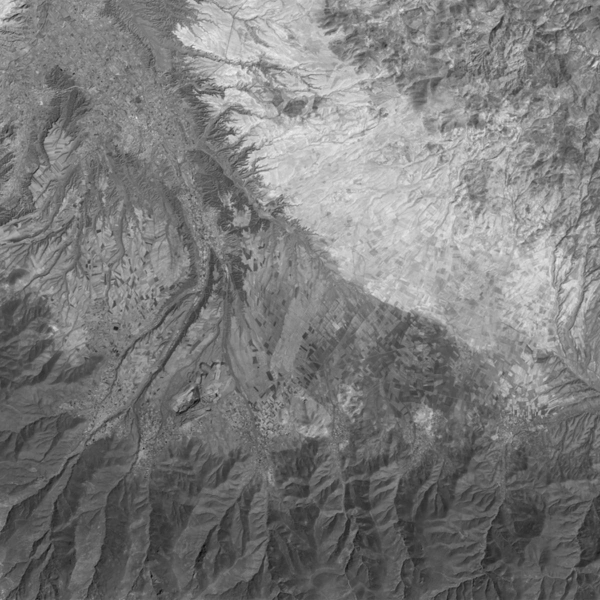
#> input picture data/Andasol_09051987.jpg, 1200 x 1200 px (shown at 1/2 size)
$ python PCAKmeans.py
#> lines starting #> are read from the running program, lines starting #| are printed output that depends on the picture; after the words box and inside, x2 and y2 are one past the last pixel; in counts of white or black regions, pixels touching at a corner belong together
import cv2
import numpy as np
import time
from sklearn.cluster import KMeans
from sklearn.decomposition import PCA
from collections import Counter
from imageio import imread, imwrite
from PIL import Image

def find_vector_set(diff_image, new_size):

    i = 0
    j = 0
    vector_set = np.zeros((int(new_size[0] * new_size[1] / 25), 25))

    print('\nvector_set shape',vector_set.shape)

    while i < vector_set.shape[0]:
        while j < new_size[0]:
            k = 0
            while k < new_size[1]:
                block   = diff_image[j:j+5, k:k+5]
                feature = block.ravel()
                vector_set[i, :] = feature
                k = k + 5
            j = j + 5
        i = i + 1


    mean_vec   = np.mean(vector_set, axis = 0)
    vector_set = vector_set - mean_vec

    return vector_set, mean_vec


def find_FVS(EVS, diff_image, mean_vec, new):

    i = 2
    feature_vector_set = []

    while i < new[0] - 2:
        j = 2
        while j < new[1] - 2:
            block = diff_image[i-2:i+3, j-2:j+3]
            feature = block.flatten()
            feature_vector_set.append(feature)
            j = j+1
        i = i+1

    FVS = np.dot(feature_vector_set, EVS)
    FVS = FVS - mean_vec
    print("\nfeature vector space size",FVS.shape)
    return FVS

def clustering(FVS, components, new):

    kmeans = KMeans(components, verbose = 0)
    kmeans.fit(FVS)
    output = kmeans.predict(FVS)
    count  = Counter(output)

    least_index = min(count, key = count.get)
    change_map  = np.reshape(output,(new[0] - 4, new[1] - 4))

    return least_index, change_map


def find_PCAKmeans(imagepath1, imagepath2):

#> called with imagepath1 = 'data/Andasol_09051987.jpg', imagepath2 = 'data/Andasol_09122013.jpg'
    print('[INFO]Operating')
    current_time = time.strftime('%Y%m%d-%H%M%S')

    image1 = imread(imagepath1)
#> image1 is the input picture: shape (1200, 1200); min 5, max 247, mean 122.8
    image2 = imread(imagepath2)
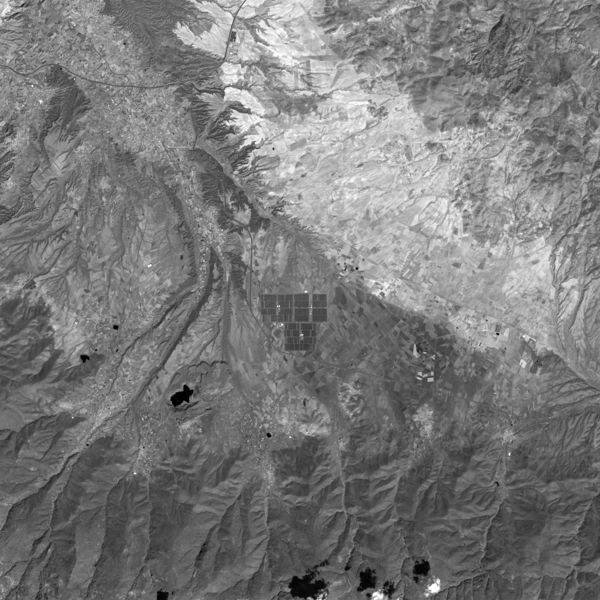
#> input picture data/Andasol_09122013.jpg, 1200 x 1200 px (shown at 1/2 size)
#> image2 is the input picture: shape (1200, 1200); min 0, max 255, mean 121.2
    print(image1.shape,image2.shape)
#| (1200, 1200) (1200, 1200)
    new_size = np.asarray(image1.shape) / 5
#> new_size = [240, 240]
    new_size = new_size.astype(int) * 5
#> new_size = [1200, 1200]
    image1 = np.array(Image.fromarray(image1).resize(new_size)).astype(np.int16)
    image2 = np.array(Image.fromarray(image2).resize(new_size)).astype(np.int16)

    diff_image = abs(image1 - image2)
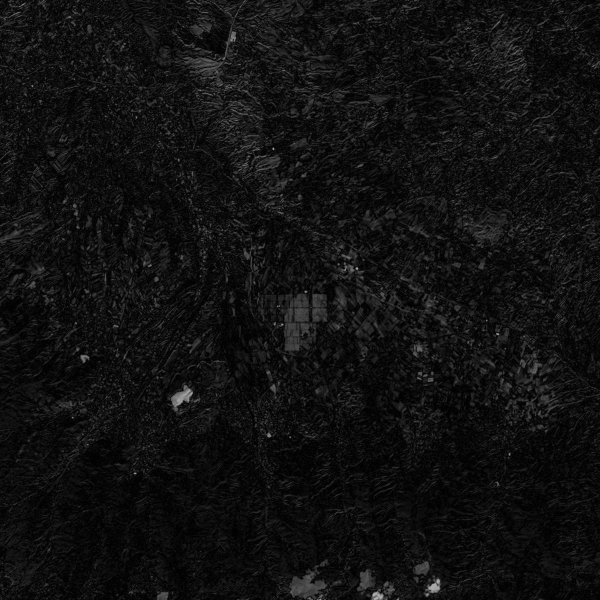
#> diff_image: shape (1200, 1200) int16 (shown at 1/2 size); min 0, max 194, mean 16.7
    imwrite('output/diff_{}.jpg'.format(current_time), diff_image)
    print('\n[INFO]Both images resized to ',new_size)
#| [INFO]Both images resized to  [1200 1200]

    vector_set, mean_vec = find_vector_set(diff_image, new_size)
#| vector_set shape (57600, 25)
#> after the loop in find_vector_set, `while i < vector_set.shape[0]:`: i = 57600; j = 1200
#> in find_vector_set, `mean_vec   = np.mean(vector_set, axis = 0)`: mean_vec = 25 values, max 0.000122 at index 0, min 0 at index 7, mean 4.65e-05

    pca     = PCA()
    pca.fit(vector_set)
    EVS = pca.components_

    FVS     = find_FVS(EVS, diff_image, mean_vec, new_size)
#> after the loop in find_FVS, `while i < new[0] - 2:`: feature_vector_set = 1430416 items; i = 1198
#| feature vector space size (1430416, 25)
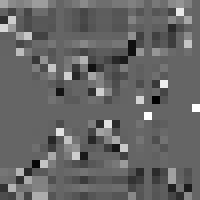
#> EVS: shape (25, 25) float64 (shown 8 times larger); min -0.659, max 1, mean 0.00779; drawn with min black and max white

    print('\n[INFO]computing k means')

    components = 3
    least_index, change_map = clustering(FVS, components, new_size)
#> in clustering, `count  = Counter(output)`: count = {1: 445330, 0: 907587, 2: 77499}
#> in clustering, `least_index = min(count, key = count.get)`: least_index = 2
#> in clustering, `change_map  = np.reshape(output,(new[0] - 4, new[1] - 4))`:
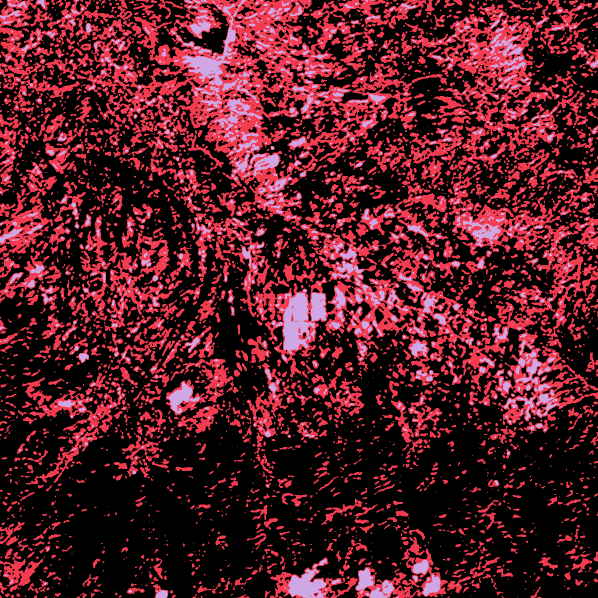
#> change_map: shape (1196, 1196) int32 (shown at 1/2 size); 3 distinct labels, from 0 to 2; one colour per label, 0 black
#> least_index = 2

    change_map[change_map == least_index] = 255
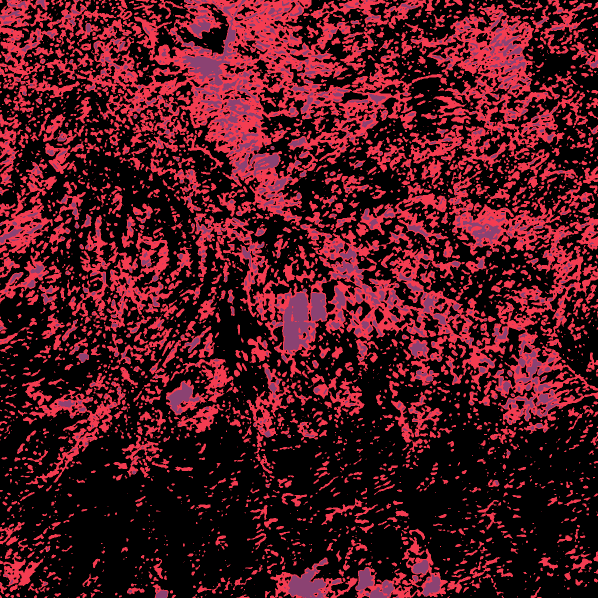
#> change_map: shape (1196, 1196) int32 (shown at 1/2 size); 3 distinct labels, from 0 to 255; one colour per label, 0 black
    change_map[change_map != 255] = 0
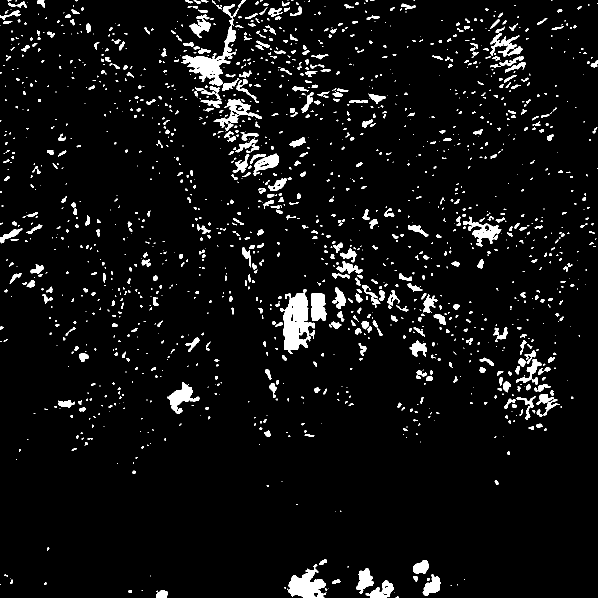
#> change_map: shape (1196, 1196) int32 (shown at 1/2 size); 5.4% white; 1662 white regions (984 under 20 px), largest, box (x1, y1, x2, y2) and area: (566, 586, 630, 708) 4681, (364, 8, 472, 172) 3870, (576, 1129, 652, 1196) 2765

    change_map = change_map.astype(np.uint8)
    kernel     = np.asarray(((0,0,1,0,0),
                             (0,1,1,1,0),
                             (1,1,1,1,1),
                             (0,1,1,1,0),
                             (0,0,1,0,0)), dtype=np.uint8)
    cleanChangeMap = cv2.erode(change_map,kernel)
#> cleanChangeMap: shape (1196, 1196); 1.9% white; 745 white regions (577 under 20 px), largest, box (x1, y1, x2, y2) and area: (568, 588, 628, 701) 3536, (578, 1140, 650, 1196) 2138, (367, 113, 454, 170) 1754
    imwrite('output/changemap_{}.jpg'.format(current_time), change_map)
    imwrite('output/cleanchangemap_{}.jpg'.format(current_time), cleanChangeMap)
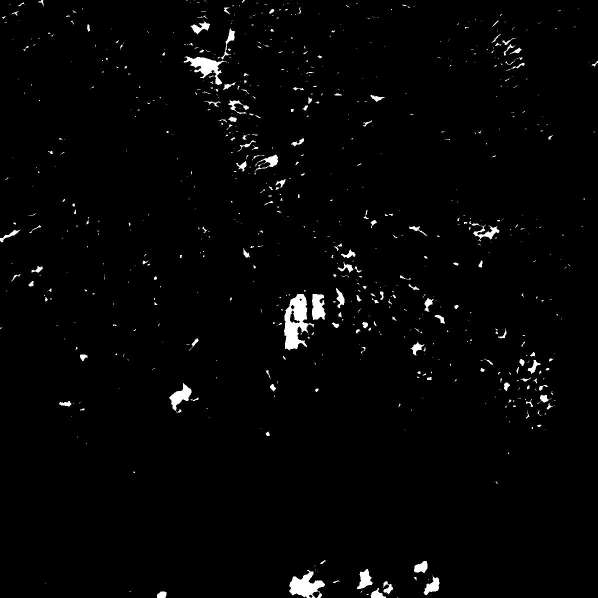
#> saved as cleanchangemap_20261120-171411.jpg: shape (1196, 1196) (shown at 1/2 size); min 0, max 255, mean 4.9


if __name__ == "__main__":
    img_a = 'data/Andasol_09051987.jpg'
    img_b = 'data/Andasol_09122013.jpg'
    find_PCAKmeans(img_a,img_b)
